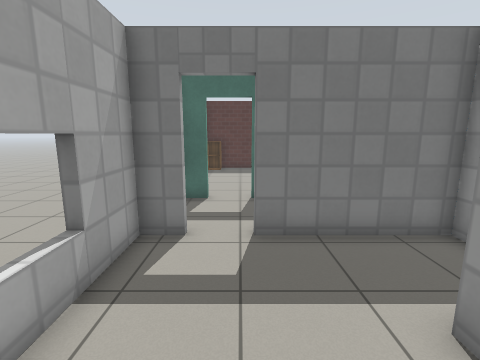
View 1 (above)

19 first-person views from a walk through a world built for the Gazebo simulator. The camera is 1.3 m above the floor, tilts 10° down and sees 85° across. The lines on the ground mark 1 m squares. The floor is counted in squares, 0.5 m on a side. Each view is taken from the middle of a square. On the plan, view 1 faces up. The plan holds only what a view shows up to about 18 squares ahead; the rest is blank. The robots in the file are not drawn. Simple patterns stand in for the simulator's built-in surfaces. Some surface patterns are stand-ins.

View 2
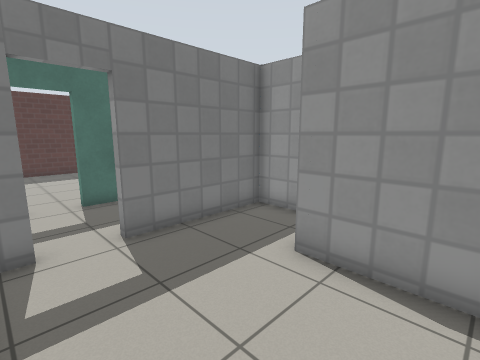

View 3
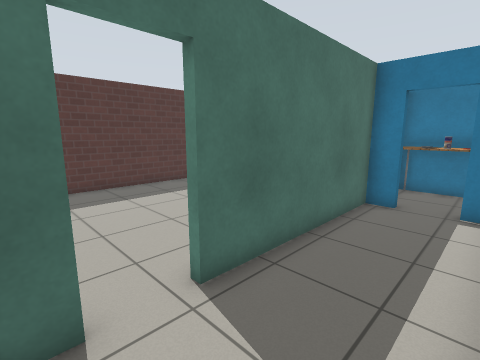

View 4
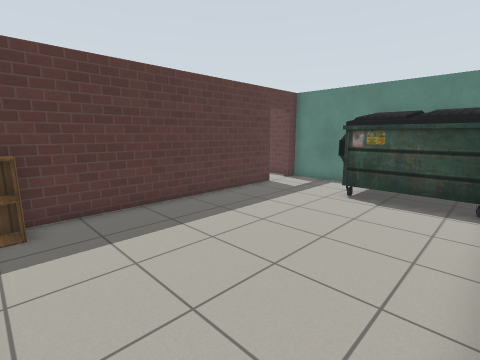

View 5
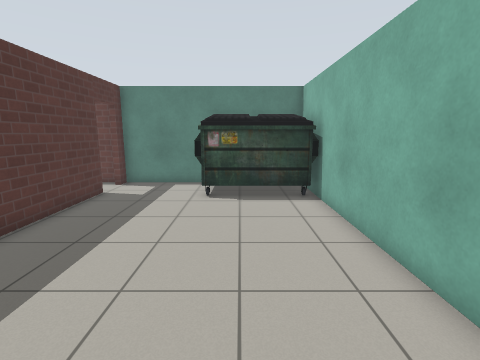

View 6
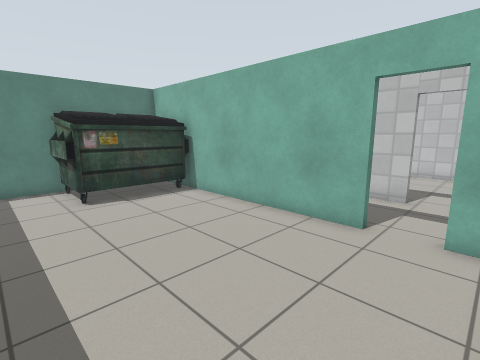

View 7
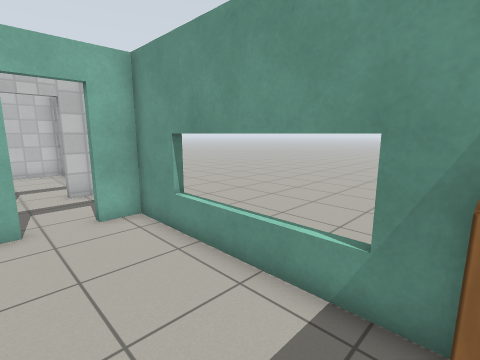

View 8
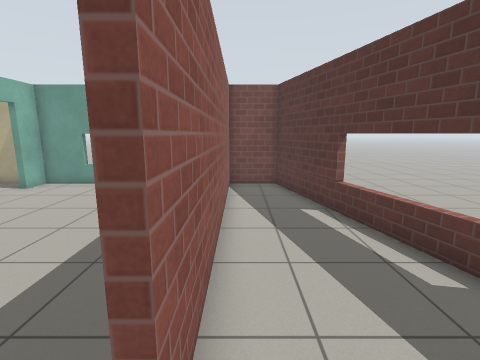

View 9
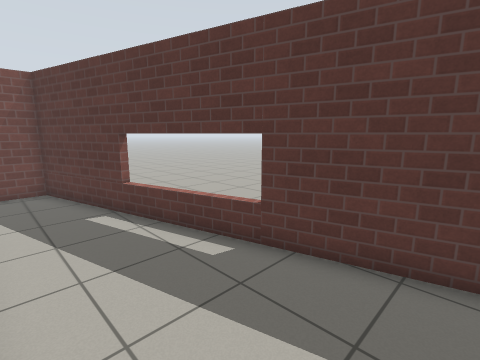

View 10
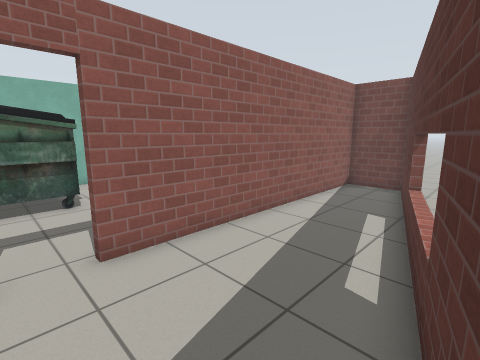

View 11
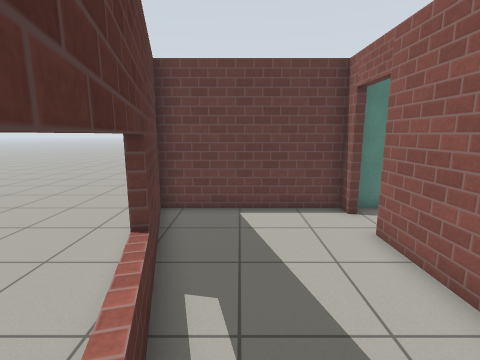

View 12
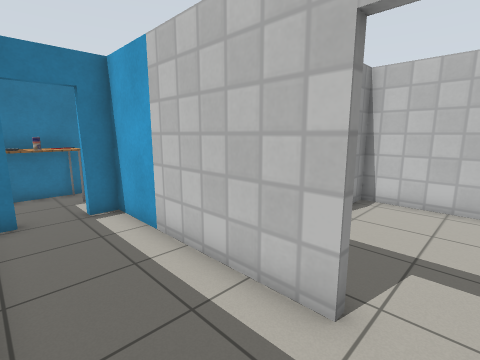

View 13
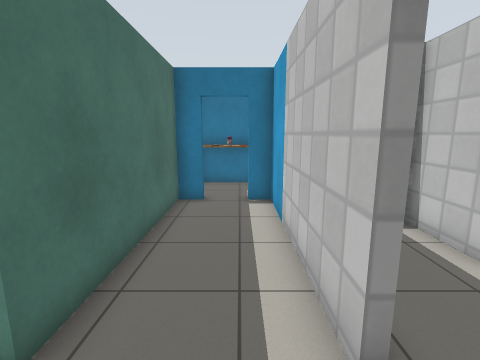

View 14
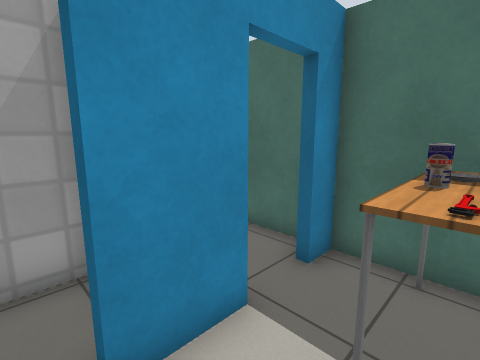

View 15
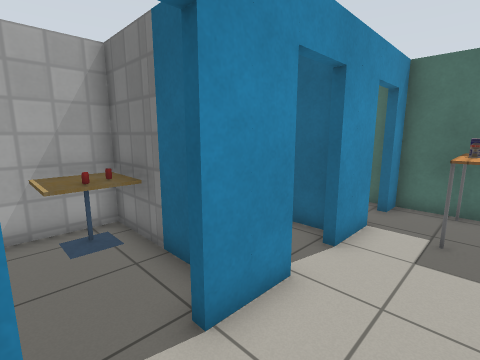

View 16
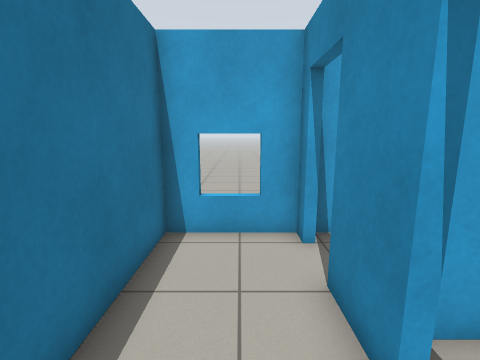

View 17
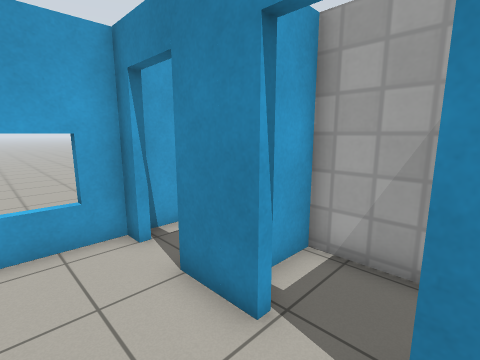

View 18
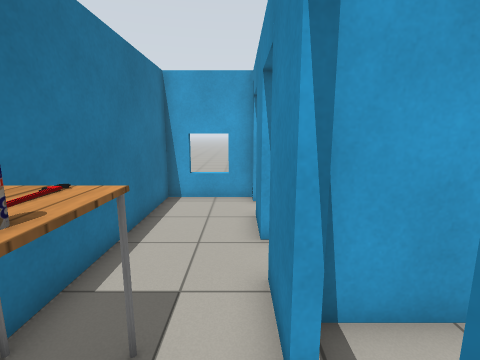

View 19
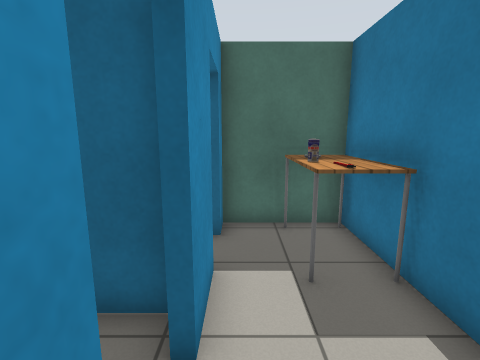

### Floor plan
Points are (right, up) in squares from view 1. A wall is a line through its corners. A room is listed if a view was taken in it or the views show most of it. See-through windows are left out.
Room 1 (views 1, 2)
walls: (-1.3, 6.4) (-2.6, 6.4) (-2.6, 2.5); (-2.6, 0.4) (-2.6, -0.6) (2.8, -0.6) (2.8, 3) (5.5, 3); (5.5, 4.7) (5.5, 6.4) (0.4, 6.4)
ways out: open door at (-0.5, 6.5) to room 2
Room 2 (views 3, 12, 13)
walls: (0.2, 6.7) (8.2, 6.7) (8.2, 7.8); (-1.3, 10.7) (-1.3, 10.4) (-2.2, 10.4); (-2.4, 6.7) (-1.3, 6.7); (-2.6, 9.4) (-2.6, 8.2); (8.2, 10.4) (0.4, 10.4)
ways out: open door at (-0.5, 6.5) to room 1; open door at (-0.5, 11) to room 3; open door at (8, 8.5) to room 5
Room 3 (views 4, 5, 6, 7)
walls: (0.4, 10.7) (8.5, 10.7); (9.6, 20.1) (-1.6, 20.1); (-2.6, 19) (-2.6, 10.7) (-1.3, 10.7); (12, 10.7) (12, 20.1) (11.3, 20.1)
ways out: open door at (-0.5, 11) to room 2; open door at (10.5, 20) to room 4
objects: cabinet (-2, 19); dumpster (9, 11) to (11, 16)
Room 4 (views 8, 9, 10, 11)
walls: (11.3, 20.5) (12, 20.5) (12, 26.8) (-2.6, 22.9) (-2.6, 20.5) (9.5, 20.5)
ways out: open door at (10.5, 20) to room 3
Room 5 (views 14, 15, 16, 17, 18, 19)
walls: (8.5, 3.9) (8.5, 1.7); (8.5, 7.7) (8.5, 5.6); (8.5, 0.1) (8.5, -0.6) (12, -0.6) (12, 10.4); (8.5, 10.7) (8.5, 9.4)
ways out: open door at (8, 8.5) to room 2; open door at (8, 0.5) to room 6; open door at (8, 4.5) to room 7
objects: table (10, 7) to (11, 10); drink can (11, 8); bowl (11, 9)
Room 6 (no view inside)
walls: (6.9, -0.6) (8, -0.6); (6.9, 2.8) (3.1, 2.8) (3.1, 0.1)
ways out: open door at (8, 0.5) to room 5
objects: cafe table (4, 1) to (5, 2); other object (5, 2)
Room 7 (no view inside)
walls: (5.8, 6.2) (5.8, 3) (7.6, 3); (8, 6.4) (6.7, 6.4)
ways out: open door at (8, 4.5) to room 5

Where each view was taken, in squares from view 1:
view 1: 0 up, 0 right, facing up
view 2: 0 up, 2 left, facing up-right
view 3: 7 up, 2 left, facing up-right
view 4: 11 up, 2 left, facing up-right
view 5: 14 up, 2 left, facing right
view 6: 18 up, 2 left, facing down-right
view 7: 19 up, 1 right, facing down-left
view 8: 21 up, 11 right, facing left
view 9: 21 up, 11 right, facing up-left
view 10: 26 up, 11 right, facing down-left
view 11: 24 up, 3 right, facing right
view 12: 10 up, 1 left, facing down-right
view 13: 8 up, 2 left, facing right
view 14: 5 up, 11 right, facing up-left
view 15: 0 up, 11 right, facing up-left
view 16: 6 up, 10 right, facing down
view 17: 6 up, 11 right, facing down-left
view 18: 10 up, 9 right, facing down
view 19: 3 up, 9 right, facing up
